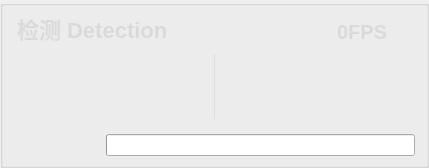
          <widget class="QGroupBox" name="groupBox_201">
           <property name="styleSheet">
            <string notr="true">#groupBox_201{
background-color: rgba(95, 95, 95, 200);
border: 0px solid #42adff;
border-left: 1px solid rgba(200, 200, 200,100);
border-right: 0px solid rgba(29, 83, 185, 255);
border-radius:0px;}</string>
           </property>
           <property name="title">
            <string/>
           </property>
           <layout class="QVBoxLayout" name="verticalLayout_4" stretch="0,1,0">
            <property name="topMargin">
             <number>0</number>
            </property>
            <property name="bottomMargin">
             <number>0</number>
            </property>
            <item>
             <widget class="QGroupBox" name="groupBox_3">
              <property name="minimumSize">
               <size>
                <width>0</width>
                <height>42</height>
               </size>
              </property>
              <property name="maximumSize">
               <size>
                <width>16777215</width>
                <height>42</height>
               </size>
              </property>
              <property name="styleSheet">
               <string notr="true">#groupBox_3{
border: 0px solid #42adff;
border-radius:0px;}</string>
              </property>
              <property name="title">
               <string/>
              </property>
              <layout class="QHBoxLayout" name="horizontalLayout_6">
               <property name="leftMargin">
                <number>0</number>
               </property>
               <property name="topMargin">
                <number>0</number>
               </property>
               <property name="rightMargin">
                <number>0</number>
               </property>
               <property name="bottomMargin">
                <number>0</number>
               </property>
               <item>
                <widget class="QLabel" name="label_6">
                 <property name="minimumSize">
                  <size>
                   <width>0</width>
                   <height>0</height>
                  </size>
                 </property>
                 <property name="maximumSize">
                  <size>
                   <width>16777215</width>
                   <height>40</height>
                  </size>
                 </property>
                 <property name="styleSheet">
                  <string notr="true">QLabel
{
	font-size: 22px;
	font-family: &quot;Microsoft YaHei&quot;;
	font-weight: bold;
 		border-radius:9px;
		background:rgba(66, 195, 255, 0);
color: rgb(218, 218, 218);
}
</string>
                 </property>
                 <property name="text">
                  <string>检测 Detection</string>
                 </property>
                </widget>
               </item>
               <item>
                <spacer name="horizontalSpacer_2">
                 <property name="orientation">
                  <enum>Qt::Horizontal</enum>
                 </property>
                 <property name="sizeHint" stdset="0">
                  <size>
                   <width>40</width>
                   <height>20</height>
                  </size>
                 </property>
                </spacer>
               </item>
               <item>
                <widget class="QLabel" name="notice">
                 <property name="styleSheet">
                  <string notr="true">QLabel
{
	font-size: 22px;
	font-family: &quot;Microsoft YaHei&quot;;
	font-weight: bold;
 		border-radius:9px;
		background:rgba(66, 195, 255, 0);
color:rgba(200,0,0,180);
}
</string>
                 </property>
                 <property name="text">
                  <string/>
                 </property>
                </widget>
               </item>
               <item>
                <spacer name="horizontalSpacer_14">
                 <property name="orientation">
                  <enum>Qt::Horizontal</enum>
                 </property>
                 <property name="sizeHint" stdset="0">
                  <size>
                   <width>40</width>
                   <height>20</height>
                  </size>
                 </property>
                </spacer>
               </item>
               <item>
                <widget class="QLabel" name="fps_label">
                 <property name="minimumSize">
                  <size>
                   <width>100</width>
                   <height>40</height>
                  </size>
                 </property>
                 <property name="maximumSize">
                  <size>
                   <width>100</width>
                   <height>40</height>
                  </size>
                 </property>
                 <property name="styleSheet">
                  <string notr="true">QLabel
{
	font-size: 20px;
	font-family: &quot;Microsoft YaHei&quot;;
	font-weight: bold;
 		border-radius:9px;
		background:rgba(66, 195, 255, 0);
color: rgb(218, 218, 218);
}
</string>
                 </property>
                 <property name="text">
                  <string>0FPS</string>
                 </property>
                 <property name="alignment">
                  <set>Qt::AlignCenter</set>
                 </property>
                </widget>
               </item>
              </layout>
             </widget>
            </item>
            <item>
             <widget class="QSplitter" name="splitter">
              <property name="enabled">
               <bool>true</bool>
              </property>
              <property name="styleSheet">
               <string notr="true">#splitter::handle{background: 1px solid  rgba(200, 200, 200,100);}</string>
              </property>
              <property name="frameShape">
               <enum>QFrame::NoFrame</enum>
              </property>
              <property name="lineWidth">
               <number>10</number>
              </property>
              <property name="orientation">
               <enum>Qt::Horizontal</enum>
              </property>
              <property name="handleWidth">
               <number>1</number>
              </property>
              <widget class="Label_click_Mouse" name="raw_video">
               <property name="enabled">
                <bool>true</bool>
               </property>
               <property name="sizePolicy">
                <sizepolicy hsizetype="Ignored" vsizetype="Ignored">
                 <horstretch>0</horstretch>
                 <verstretch>0</verstretch>
                </sizepolicy>
               </property>
               <property name="minimumSize">
                <size>
                 <width>200</width>
                 <height>0</height>
                </size>
               </property>
               <property name="font">
                <font>
                 <family>微软雅黑</family>
                 <pointsize>36</pointsize>
                </font>
               </property>
               <property name="cursor">
                <cursorShape>ArrowCursor</cursorShape>
               </property>
               <property name="styleSheet">
                <string notr="true">color: rgb(255, 255, 255);
</string>
               </property>
               <property name="text">
                <string/>
               </property>
               <property name="scaledContents">
                <bool>false</bool>
               </property>
               <property name="alignment">
                <set>Qt::AlignCenter</set>
               </property>
              </widget>
              <widget class="Label_click_Mouse" name="out_video">
               <property name="enabled">
                <bool>true</bool>
               </property>
               <property name="sizePolicy">
                <sizepolicy hsizetype="Ignored" vsizetype="Ignored">
                 <horstretch>0</horstretch>
                 <verstretch>0</verstretch>
                </sizepolicy>
               </property>
               <property name="minimumSize">
                <size>
                 <width>200</width>
                 <height>0</height>
                </size>
               </property>
               <property name="font">
                <font>
                 <family>微软雅黑</family>
                 <pointsize>36</pointsize>
                </font>
               </property>
               <property name="cursor">
                <cursorShape>ArrowCursor</cursorShape>
               </property>
               <property name="styleSheet">
                <string notr="true">color: rgb(218, 218, 218);
</string>
               </property>
               <property name="text">
                <string/>
               </property>
               <property name="scaledContents">
                <bool>false</bool>
               </property>
               <property name="alignment">
                <set>Qt::AlignCenter</set>
               </property>
              </widget>
             </widget>
            </item>
            <item>
             <layout class="QHBoxLayout" name="horizontalLayout_12">
              <property name="rightMargin">
               <number>0</number>
              </property>
              <item>
               <widget class="QPushButton" name="runButton">
                <property name="minimumSize">
                 <size>
                  <width>40</width>
                  <height>40</height>
                 </size>
                </property>
                <property name="toolTip">
                 <string>开始检测</string>
                </property>
                <property name="styleSheet">
                 <string notr="true">QPushButton {
border-style: solid;
border-width: 0px;
border-radius: 0px;
background-color: rgba(223, 223, 223, 0);
}
QPushButton::focus{outline: none;}
QPushButton::hover {
border-style: solid;
border-width: 0px;
border-radius: 0px;
background-color: rgba(223, 223, 223, 150);}</string>
                </property>
                <property name="text">
                 <string/>
                </property>
                <property name="icon">
                 <iconset resource="../apprcc.qrc">
                  <normaloff>:/img/icon/运行.png</normaloff>
                  <normalon>:/img/icon/暂停.png</normalon>
                  <disabledoff>:/img/icon/运行.png</disabledoff>
                  <disabledon>:/img/icon/暂停.png</disabledon>
                  <activeoff>:/img/icon/运行.png</activeoff>
                  <activeon>:/img/icon/暂停.png</activeon>
                  <selectedoff>:/img/icon/运行.png</selectedoff>
                  <selectedon>:/img/icon/暂停.png</selectedon>:/img/icon/运行.png</iconset>
                </property>
                <property name="iconSize">
                 <size>
                  <width>30</width>
                  <height>30</height>
                 </size>
                </property>
                <property name="checkable">
                 <bool>true</bool>
                </property>
               </widget>
              </item>
              <item>
               <widget class="QPushButton" name="stopButton">
                <property name="minimumSize">
                 <size>
                  <width>40</width>
                  <height>40</height>
                 </size>
                </property>
                <property name="toolTip">
                 <string>停止检测</string>
                </property>
                <property name="styleSheet">
                 <string notr="true">QPushButton {
border-style: solid;
border-width: 0px;
border-radius: 0px;
background-color: rgba(223, 223, 223, 0);
}
QPushButton::focus{outline: none;}
QPushButton::hover {
border-style: solid;
border-width: 0px;
border-radius: 0px;
background-color: rgba(223, 223, 223, 150);}</string>
                </property>
                <property name="text">
                 <string/>
                </property>
                <property name="icon">
                 <iconset resource="../apprcc.qrc">
                  <normaloff>:/img/icon/终止.png</normaloff>:/img/icon/终止.png</iconset>
                </property>
                <property name="iconSize">
                 <size>
                  <width>30</width>
                  <height>30</height>
                 </size>
                </property>
               </widget>
              </item>
              <item>
               <widget class="ProgressBar" name="progressBar"/>
              </item>
             </layout>
            </item>
           </layout>
          </widget>
